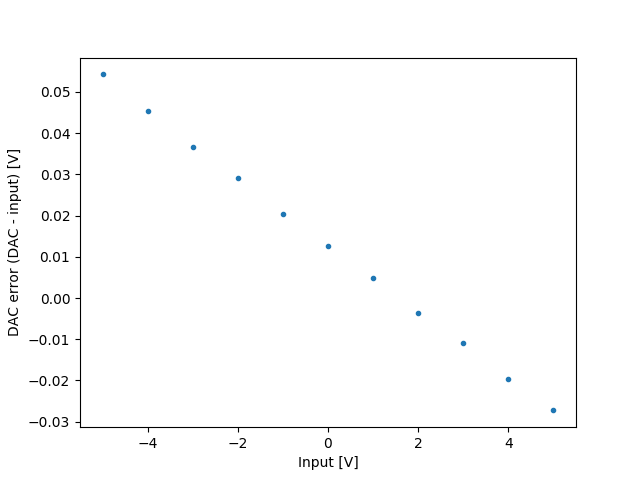

Recreate this plot in Python.
import AnalogShield as AS
import matplotlib.pyplot as plt
import operator
import RigolInstruments as RI
import time

a = AS.AnalogShield("/dev/analog_shield", "D784216")
meter = RI.DM3058("/dev/multimeter")

input_v = [v for v in range(-5, 6)] # Go from -5V to 5V in 10mV steps
dac = []

a.analog_write(1, -5)
time.sleep(2)

for v in input_v:
    a.analog_write(1, v)
    time.sleep(1)
    dac.append(meter.voltage())

error = map(operator.sub, dac, input_v)

plt.plot(input_v, error, ".")
plt.xlabel("Input [V]")
plt.ylabel("DAC error (DAC - input) [V]")
plt.show()
